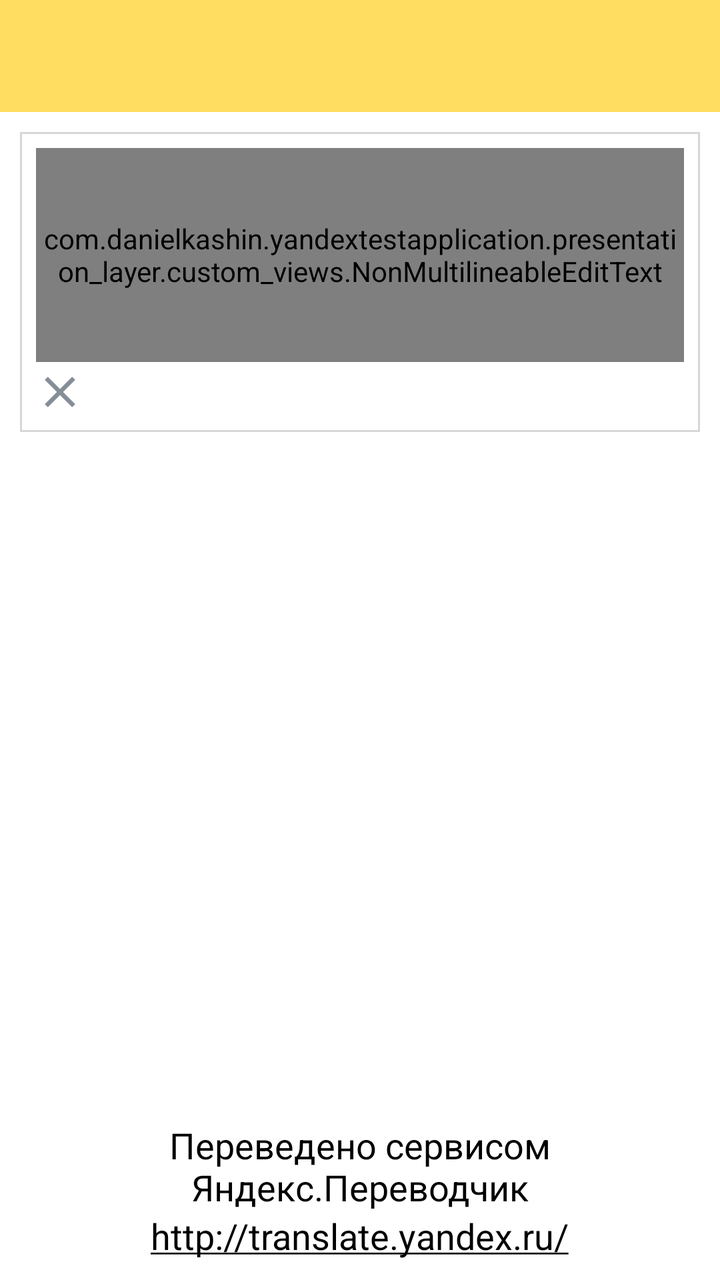
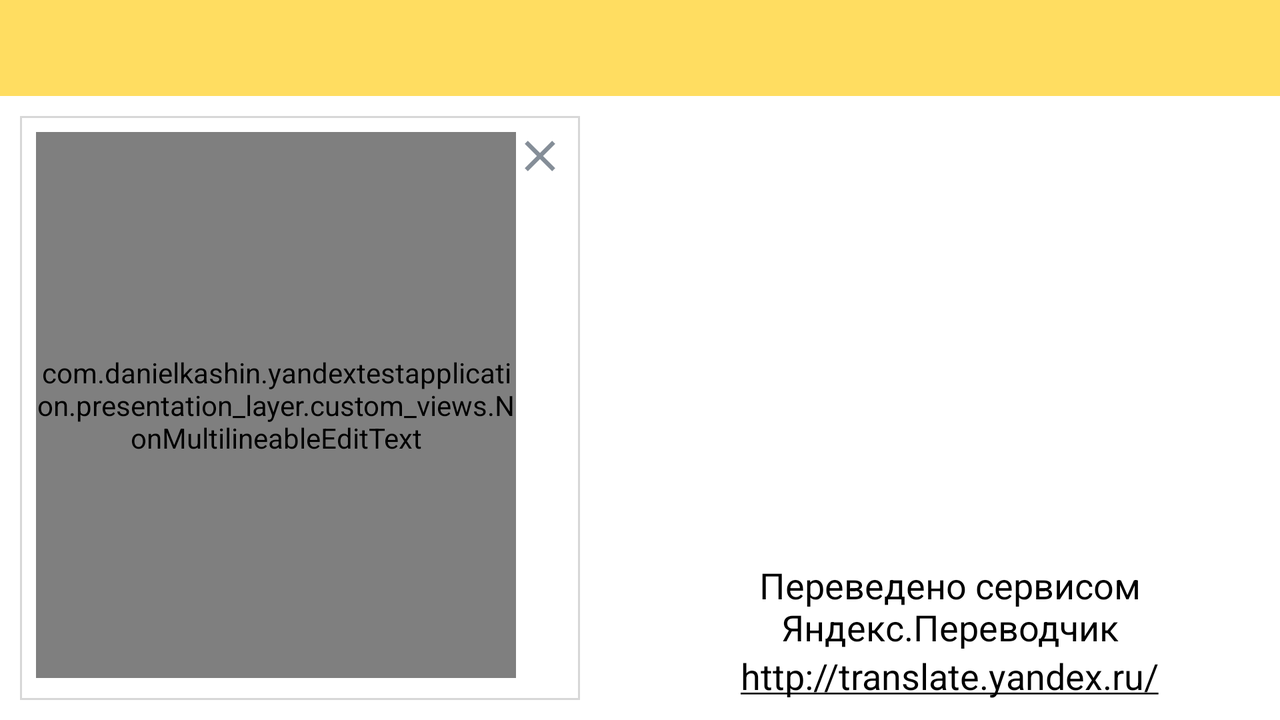

The same Android screen from two of the app's own layout files: first res/layout/ as a phone draws it, then the repository's variant for another configuration, drawn on a device whose configuration selects that folder. Both files follow.
<!-- AndroidManifest.xml: application theme AppTheme -->
<!-- res/layout/fragment_translate.xml -->
<LinearLayout xmlns:android="http://schemas.android.com/apk/res/android"
              xmlns:tools="http://schemas.android.com/tools"
              android:id="@+id/root_view"
              android:layout_width="match_parent"
              android:layout_height="match_parent"
              android:background="@android:color/white"
              android:focusableInTouchMode="true"
              android:orientation="vertical"
              tools:context="com.danielkashin.yandextestapplication.presentation_layer.view.translate.TranslateFragment">

    <android.support.v7.widget.Toolbar
        android:id="@+id/toolbar"
        android:layout_width="match_parent"
        android:layout_height="?attr/actionBarSize"
        android:background="@color/colorPrimary">

        <RelativeLayout
            android:layout_width="match_parent"
            android:layout_height="match_parent"
            android:layout_alignParentStart="true"
            android:layout_marginEnd="@dimen/toolbar_end"
            android:gravity="center_vertical">

            <TextView
                android:id="@+id/text_original_language"
                android:layout_width="wrap_content"
                android:layout_height="wrap_content"
                android:layout_marginEnd="@dimen/fg_transl_toolbar_margin"
                android:layout_toStartOf="@+id/image_swap_languages"
                android:ellipsize="end"
                android:freezesText="true"
                android:maxLines="1"
                android:textColor="@android:color/black"
                android:textSize="@dimen/toolbar_text_size"/>

            <ImageView
                android:id="@+id/image_swap_languages"
                android:layout_width="wrap_content"
                android:layout_height="wrap_content"
                android:layout_centerHorizontal="true"
                android:background="@drawable/ic_compare_arrows"/>

            <TextView
                android:id="@+id/text_translated_language"
                android:layout_width="wrap_content"
                android:layout_height="wrap_content"
                android:layout_marginStart="@dimen/fg_transl_toolbar_margin"
                android:layout_toEndOf="@id/image_swap_languages"
                android:ellipsize="end"
                android:freezesText="true"
                android:maxLines="1"
                android:textColor="@android:color/black"
                android:textSize="@dimen/toolbar_text_size"/>

        </RelativeLayout>

    </android.support.v7.widget.Toolbar>

    <LinearLayout
        android:id="@+id/layout_main"
        android:layout_width="match_parent"
        android:layout_height="match_parent"
        android:layout_margin="@dimen/fg_transl_margin"
        android:orientation="vertical">

        <RelativeLayout
            android:id="@+id/layout_input"
            android:layout_width="match_parent"
            android:layout_height="@dimen/fg_transl_main_layout_height"
            android:background="@drawable/light_grey_border">

            <com.danielkashin.yandextestapplication.presentation_layer.custom_views.NonMultilineableEditText
                android:id="@+id/edit_original"
                android:layout_width="match_parent"
                android:layout_height="match_parent"
                android:layout_above="@+id/image_clear"
                android:layout_marginBottom="@dimen/fg_transl_edit_text_bottom"
                android:background="@android:color/transparent"
                android:gravity="top"
                android:hint="@string/hint_translation_edit_text"
                android:inputType="textFilter|textMultiLine|textNoSuggestions"
                android:scrollbars="vertical"/>

            <ImageView
                android:id="@+id/image_clear"
                android:layout_width="@dimen/icon_size"
                android:layout_height="@dimen/icon_size"
                android:layout_alignParentBottom="true"
                android:background="@drawable/ic_clear"/>

        </RelativeLayout>

        <LinearLayout
            android:layout_width="match_parent"
            android:layout_height="match_parent"
            android:orientation="vertical">

            <RelativeLayout
                android:id="@+id/layout_result"
                android:layout_width="match_parent"
                android:layout_height="0dp"
                android:layout_marginStart="@dimen/fg_transl_result_horizontal"
                android:layout_marginTop="@dimen/fg_transl_result_top"
                android:layout_weight="1">

                <RelativeLayout
                    android:id="@+id/layout_translation"
                    android:layout_width="match_parent"
                    android:layout_height="match_parent"
                    android:visibility="invisible">

                    <ScrollView
                        android:id="@+id/scroll_view"
                        android:layout_width="match_parent"
                        android:layout_height="wrap_content"
                        android:layout_alignParentStart="true"
                        android:layout_toStartOf="@+id/toggle_favorite">

                        <TextView
                            android:id="@+id/text_translated"
                            android:layout_width="wrap_content"
                            android:layout_height="wrap_content"
                            android:freezesText="true"
                            android:textAlignment="textStart"
                            android:textColor="@android:color/black"
                            android:textSize="@dimen/fg_transl_result_text_size"/>

                    </ScrollView>

                    <ToggleButton
                        android:id="@+id/toggle_favorite"
                        android:layout_width="@dimen/fg_transl_result_toggle_size"
                        android:layout_height="@dimen/fg_transl_result_toggle_size"
                        android:layout_alignParentEnd="true"
                        android:layout_alignParentTop="true"
                        android:layout_marginStart="@dimen/fg_transl_result_toggle_start"
                        android:background="@drawable/selector_toggle_favourite"
                        android:text=""
                        android:textOff=""
                        android:textOn=""/>

                </RelativeLayout>

                <RelativeLayout
                    android:id="@+id/layout_no_internet"
                    android:layout_width="match_parent"
                    android:layout_height="match_parent"
                    android:layout_marginTop="@dimen/fg_transl_progress_bar_top"
                    android:visibility="invisible">

                    <TextView
                        android:id="@+id/text_no_internet_label"
                        android:layout_width="wrap_content"
                        android:layout_height="wrap_content"
                        android:layout_centerHorizontal="true"
                        android:width="@dimen/fg_transl_no_internet_width"
                        android:text="@string/no_internet_label"
                        android:textAlignment="center"
                        android:textSize="@dimen/fg_transl_no_internet_big_text_size"/>

                    <TextView
                        android:id="@+id/text_no_internet_message"
                        android:layout_width="wrap_content"
                        android:layout_height="wrap_content"
                        android:layout_below="@+id/text_no_internet_label"
                        android:layout_centerHorizontal="true"
                        android:width="@dimen/fg_transl_no_internet_width"
                        android:text="@string/no_internet_message"
                        android:textAlignment="center"
                        android:textSize="@dimen/fg_transl_no_internet_small_text_size"/>

                </RelativeLayout>

                <RelativeLayout
                    android:id="@+id/layout_progress_bar"
                    android:layout_width="match_parent"
                    android:layout_height="match_parent"
                    android:layout_marginTop="@dimen/fg_transl_progress_bar_top"
                    android:background="@color/blur"
                    android:visibility="invisible">

                    <ProgressBar
                        android:id="@+id/progress_bar"
                        android:layout_width="wrap_content"
                        android:layout_height="wrap_content"
                        android:layout_centerHorizontal="true"
                        android:layout_marginTop="@dimen/fg_transl_progress_bar_top"/>

                </RelativeLayout>

            </RelativeLayout>

            <RelativeLayout
                android:id="@+id/layout_disclaimer"
                android:layout_width="wrap_content"
                android:layout_height="wrap_content"
                android:layout_marginTop="@dimen/fg_transl_disclaimer_top">

                <TextView
                    android:id="@+id/disclaimer_text"
                    android:layout_width="wrap_content"
                    android:layout_height="wrap_content"
                    android:layout_centerHorizontal="true"
                    android:text="@string/disclaimer_text"
                    android:textAlignment="center"
                    android:textColor="@color/black"
                    android:textSize="@dimen/fg_transl_result_text_size"/>

                <TextView
                    android:id="@+id/disclaimer_link"
                    android:layout_width="wrap_content"
                    android:layout_height="wrap_content"
                    android:layout_below="@id/disclaimer_text"
                    android:layout_centerHorizontal="true"
                    android:autoLink="web"
                    android:text="@string/disclaimer_service_link"
                    android:textAlignment="center"
                    android:textSize="@dimen/fg_transl_result_text_size"/>


            </RelativeLayout>

        </LinearLayout>

    </LinearLayout>

</LinearLayout>
<!-- resources referenced by this layout -->
<resources>
  <color name="black">#000000</color>
  <color name="blur">#00000000</color>
  <color name="colorPrimary">#ffdd61</color>
  <dimen name="fg_transl_disclaimer_top">15dp</dimen>
  <dimen name="fg_transl_edit_text_bottom">3dp</dimen>
  <dimen name="fg_transl_main_layout_height">150dp</dimen>
  <dimen name="fg_transl_margin">10dp</dimen>
  <dimen name="fg_transl_no_internet_big_text_size">18sp</dimen>
  <dimen name="fg_transl_no_internet_small_text_size">14sp</dimen>
  <dimen name="fg_transl_no_internet_width">200dp</dimen>
  <dimen name="fg_transl_progress_bar_top">15dp</dimen>
  <dimen name="fg_transl_result_horizontal">4dp</dimen>
  <dimen name="fg_transl_result_text_size">18sp</dimen>
  <dimen name="fg_transl_result_toggle_size">40dp</dimen>
  <dimen name="fg_transl_result_toggle_start">10dp</dimen>
  <dimen name="fg_transl_result_top">8dp</dimen>
  <dimen name="fg_transl_toolbar_margin">15dp</dimen>
  <dimen name="icon_size">24dp</dimen>
  <dimen name="toolbar_end">15dp</dimen>
  <dimen name="toolbar_text_size">17sp</dimen>
  <!-- drawable ic_clear: png bitmap (drawable-hdpi, 803 bytes) -->
  <!-- drawable light_grey_border (drawable) -->
  <?xml version="1.0" encoding="UTF-8"?>
  <shape xmlns:android="http://schemas.android.com/apk/res/android" android:shape="rectangle">
      <padding android:left="@dimen/border_padding"
               android:right="@dimen/border_padding"
               android:top="@dimen/border_padding"
               android:bottom="@dimen/border_padding"/>
      <stroke android:width="1dp"
              android:color="@color/light_grey"/>
  </shape>
  <!-- drawable selector_toggle_favourite (drawable) -->
  <?xml version="1.0" encoding="utf-8"?>
  <selector xmlns:android="http://schemas.android.com/apk/res/android">
      <item android:drawable="@drawable/ic_toggle_checked"
            android:state_checked="true"/>
      <item android:drawable="@drawable/ic_toggle"/>
  </selector>
  <string name="disclaimer_service_link">http://translate.yandex.ru/</string>
  <string name="disclaimer_text">Переведено сервисом Яндекс.Переводчик</string>
  <string name="hint_translation_edit_text">Введите текст</string>
  <string name="no_internet_label">Отсутствует интернет-соединение</string>
  <string name="no_internet_message">Ожидание подключения...</string>
  <style name="AppTheme" parent="Theme.AppCompat.Light.NoActionBar">
          
          <item name="colorPrimary">@color/colorPrimary</item>
          <item name="colorPrimaryDark">@color/colorPrimaryDark</item>
          <item name="colorAccent">@color/colorAccent</item>
      </style>
  <dimen name="border_padding">8dp</dimen>
  <color name="light_grey">#d7d7d7</color>
  <!-- drawable ic_toggle_checked: png bitmap (drawable-mdpi, 343 bytes) -->
  <!-- drawable ic_toggle: png bitmap (drawable-mdpi, 359 bytes) -->
  <color name="colorPrimaryDark">#ffdd61</color>
  <color name="colorAccent">#000000</color>
</resources>
<!-- res/layout-land/fragment_translate.xml (the repository's variant of the layout above) -->
<!-- drawn on the phone turned sideways -->
<LinearLayout xmlns:android="http://schemas.android.com/apk/res/android"
              xmlns:tools="http://schemas.android.com/tools"
              android:id="@+id/root_view"
              android:layout_width="match_parent"
              android:layout_height="match_parent"
              android:background="@android:color/white"
              android:focusableInTouchMode="true"
              android:orientation="vertical"
              tools:context="com.danielkashin.yandextestapplication.presentation_layer.view.translate.TranslateFragment">

    <android.support.v7.widget.Toolbar
        android:id="@+id/toolbar"
        android:layout_width="match_parent"
        android:layout_height="?attr/actionBarSize"
        android:background="@color/colorPrimary">

        <RelativeLayout
            android:layout_width="match_parent"
            android:layout_height="match_parent"
            android:layout_alignParentStart="true"
            android:layout_marginEnd="@dimen/toolbar_end"
            android:gravity="center_vertical">

            <TextView
                android:id="@+id/text_original_language"
                android:layout_width="wrap_content"
                android:layout_height="wrap_content"
                android:layout_marginEnd="@dimen/fg_transl_toolbar_margin"
                android:layout_toStartOf="@+id/image_swap_languages"
                android:ellipsize="end"
                android:freezesText="true"
                android:maxLines="1"
                android:textColor="@android:color/black"
                android:textSize="@dimen/toolbar_text_size"/>

            <ImageView
                android:id="@+id/image_swap_languages"
                android:layout_width="wrap_content"
                android:layout_height="wrap_content"
                android:layout_centerHorizontal="true"
                android:background="@drawable/ic_compare_arrows"/>

            <TextView
                android:id="@+id/text_translated_language"
                android:layout_width="wrap_content"
                android:layout_height="wrap_content"
                android:layout_marginStart="@dimen/fg_transl_toolbar_margin"
                android:layout_toEndOf="@id/image_swap_languages"
                android:ellipsize="end"
                android:freezesText="true"
                android:maxLines="1"
                android:textColor="@android:color/black"
                android:textSize="@dimen/toolbar_text_size"/>

        </RelativeLayout>

    </android.support.v7.widget.Toolbar>

    <LinearLayout
        android:id="@+id/layout_main"
        android:layout_width="match_parent"
        android:layout_height="match_parent"
        android:layout_margin="@dimen/fg_transl_margin"
        android:orientation="horizontal">

        <RelativeLayout
            android:id="@+id/layout_input"
            android:layout_width="match_parent"
            android:layout_height="match_parent"
            android:layout_marginEnd="@dimen/fg_transl_landscape_center_separator"
            android:layout_weight="1"
            android:background="@drawable/light_grey_border">

            <com.danielkashin.yandextestapplication.presentation_layer.custom_views.NonMultilineableEditText
                android:id="@+id/edit_original"
                android:layout_width="match_parent"
                android:layout_height="match_parent"
                android:layout_marginBottom="@dimen/fg_transl_edit_text_bottom"
                android:layout_toStartOf="@id/image_clear"
                android:background="@android:color/transparent"
                android:gravity="top"
                android:hint="@string/hint_translation_edit_text"
                android:inputType="textFilter|textMultiLine|textNoSuggestions"
                android:scrollbars="vertical"/>

            <ImageView
                android:id="@+id/image_clear"
                android:layout_width="@dimen/icon_size"
                android:layout_height="@dimen/icon_size"
                android:layout_alignParentEnd="true"
                android:layout_alignParentTop="true"
                android:background="@drawable/ic_clear"/>

        </RelativeLayout>

        <LinearLayout
            android:layout_width="match_parent"
            android:layout_height="match_parent"
            android:layout_weight="1"
            android:orientation="vertical">

            <RelativeLayout
                android:id="@+id/layout_result"
                android:layout_width="match_parent"
                android:layout_height="0dp"
                android:layout_marginEnd="@dimen/fg_transl_landscape_result_end"
                android:layout_marginTop="@dimen/fg_transl_result_top"
                android:layout_weight="1">

                <RelativeLayout
                    android:id="@+id/layout_translation"
                    android:layout_width="match_parent"
                    android:layout_height="match_parent"
                    android:visibility="invisible">

                    <ScrollView
                        android:id="@+id/scroll_view"
                        android:layout_width="match_parent"
                        android:layout_height="wrap_content"
                        android:layout_alignParentStart="true"
                        android:layout_toStartOf="@+id/toggle_favorite">

                        <TextView
                            android:id="@+id/text_translated"
                            android:layout_width="wrap_content"
                            android:layout_height="wrap_content"
                            android:freezesText="true"
                            android:textAlignment="textStart"
                            android:textColor="@android:color/black"
                            android:textSize="@dimen/fg_transl_result_text_size"/>

                    </ScrollView>

                    <ToggleButton
                        android:id="@+id/toggle_favorite"
                        android:layout_width="@dimen/fg_transl_result_toggle_size"
                        android:layout_height="@dimen/fg_transl_result_toggle_size"
                        android:layout_alignParentEnd="true"
                        android:layout_alignParentTop="true"
                        android:layout_marginStart="@dimen/fg_transl_result_toggle_start"
                        android:background="@drawable/selector_toggle_favourite"
                        android:text=""
                        android:textOff=""
                        android:textOn=""/>

                </RelativeLayout>

                <RelativeLayout
                    android:id="@+id/layout_no_internet"
                    android:layout_width="match_parent"
                    android:layout_height="match_parent"
                    android:layout_marginTop="@dimen/fg_transl_progress_bar_top"
                    android:visibility="invisible">

                    <TextView
                        android:id="@+id/text_no_internet_label"
                        android:layout_width="wrap_content"
                        android:layout_height="wrap_content"
                        android:layout_centerHorizontal="true"
                        android:width="@dimen/fg_transl_no_internet_width"
                        android:text="@string/no_internet_label"
                        android:textAlignment="center"
                        android:textSize="@dimen/fg_transl_no_internet_big_text_size"/>

                    <TextView
                        android:id="@+id/text_no_internet_message"
                        android:layout_width="wrap_content"
                        android:layout_height="wrap_content"
                        android:layout_below="@+id/text_no_internet_label"
                        android:layout_centerHorizontal="true"
                        android:width="@dimen/fg_transl_no_internet_width"
                        android:text="@string/no_internet_message"
                        android:textAlignment="center"
                        android:textSize="@dimen/fg_transl_no_internet_small_text_size"/>

                </RelativeLayout>

                <RelativeLayout
                    android:id="@+id/layout_progress_bar"
                    android:layout_width="match_parent"
                    android:layout_height="match_parent"
                    android:layout_marginTop="@dimen/fg_transl_progress_bar_top"
                    android:background="@color/blur"
                    android:visibility="invisible">

                    <ProgressBar
                        android:id="@+id/progress_bar"
                        android:layout_width="wrap_content"
                        android:layout_height="wrap_content"
                        android:layout_centerHorizontal="true"/>

                </RelativeLayout>

            </RelativeLayout>

            <RelativeLayout
                android:id="@+id/layout_disclaimer"
                android:layout_width="wrap_content"
                android:layout_height="wrap_content"
                android:layout_marginTop="@dimen/fg_transl_disclaimer_top">

                <TextView
                    android:id="@+id/disclaimer_text"
                    android:layout_width="wrap_content"
                    android:layout_height="wrap_content"
                    android:layout_centerHorizontal="true"
                    android:text="@string/disclaimer_text"
                    android:textAlignment="center"
                    android:textColor="@color/black"
                    android:textSize="@dimen/fg_transl_result_text_size"/>

                <TextView
                    android:id="@+id/disclaimer_link"
                    android:layout_width="wrap_content"
                    android:layout_height="wrap_content"
                    android:layout_below="@id/disclaimer_text"
                    android:layout_centerHorizontal="true"
                    android:autoLink="web"
                    android:text="@string/disclaimer_service_link"
                    android:textAlignment="center"
                    android:textSize="@dimen/fg_transl_result_text_size"/>


            </RelativeLayout>

        </LinearLayout>

    </LinearLayout>

</LinearLayout>
<!-- resources referenced by the variant -->
<!-- as the phone turned sideways resolves them -->
<resources>
  <color name="black">#000000</color>
  <color name="blur">#00000000</color>
  <color name="colorPrimary">#ffdd61</color>
  <dimen name="fg_transl_disclaimer_top">15dp</dimen>
  <dimen name="fg_transl_edit_text_bottom">3dp</dimen>
  <dimen name="fg_transl_landscape_center_separator">30dp</dimen>
  <dimen name="fg_transl_landscape_result_end">15dp</dimen>
  <dimen name="fg_transl_margin">10dp</dimen>
  <dimen name="fg_transl_no_internet_big_text_size">18sp</dimen>
  <dimen name="fg_transl_no_internet_small_text_size">14sp</dimen>
  <dimen name="fg_transl_no_internet_width">200dp</dimen>
  <dimen name="fg_transl_progress_bar_top">15dp</dimen>
  <dimen name="fg_transl_result_text_size">18sp</dimen>
  <dimen name="fg_transl_result_toggle_size">40dp</dimen>
  <dimen name="fg_transl_result_toggle_start">10dp</dimen>
  <!-- from res/values-land/ -->
  <dimen name="fg_transl_result_top">6dp</dimen>
  <dimen name="fg_transl_toolbar_margin">15dp</dimen>
  <dimen name="icon_size">24dp</dimen>
  <dimen name="toolbar_end">15dp</dimen>
  <dimen name="toolbar_text_size">17sp</dimen>
  <!-- drawable ic_clear: png bitmap (drawable-hdpi, 803 bytes) -->
  <!-- drawable light_grey_border (drawable) -->
  <?xml version="1.0" encoding="UTF-8"?>
  <shape xmlns:android="http://schemas.android.com/apk/res/android" android:shape="rectangle">
      <padding android:left="@dimen/border_padding"
               android:right="@dimen/border_padding"
               android:top="@dimen/border_padding"
               android:bottom="@dimen/border_padding"/>
      <stroke android:width="1dp"
              android:color="@color/light_grey"/>
  </shape>
  <!-- drawable selector_toggle_favourite (drawable) -->
  <?xml version="1.0" encoding="utf-8"?>
  <selector xmlns:android="http://schemas.android.com/apk/res/android">
      <item android:drawable="@drawable/ic_toggle_checked"
            android:state_checked="true"/>
      <item android:drawable="@drawable/ic_toggle"/>
  </selector>
  <string name="disclaimer_service_link">http://translate.yandex.ru/</string>
  <string name="disclaimer_text">Переведено сервисом Яндекс.Переводчик</string>
  <string name="hint_translation_edit_text">Введите текст</string>
  <string name="no_internet_label">Отсутствует интернет-соединение</string>
  <string name="no_internet_message">Ожидание подключения...</string>
  <style name="AppTheme" parent="Theme.AppCompat.Light.NoActionBar">
          
          <item name="colorPrimary">@color/colorPrimary</item>
          <item name="colorPrimaryDark">@color/colorPrimaryDark</item>
          <item name="colorAccent">@color/colorAccent</item>
      </style>
  <dimen name="border_padding">8dp</dimen>
  <color name="light_grey">#d7d7d7</color>
  <!-- drawable ic_toggle_checked: png bitmap (drawable-mdpi, 343 bytes) -->
  <!-- drawable ic_toggle: png bitmap (drawable-mdpi, 359 bytes) -->
  <color name="colorPrimaryDark">#ffdd61</color>
  <color name="colorAccent">#000000</color>
</resources>
